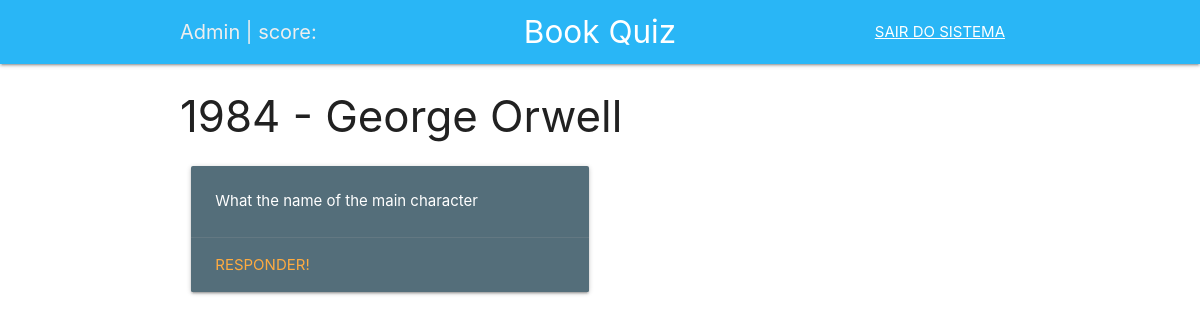
Page /questions/2 (signed in) on the earlier database version.
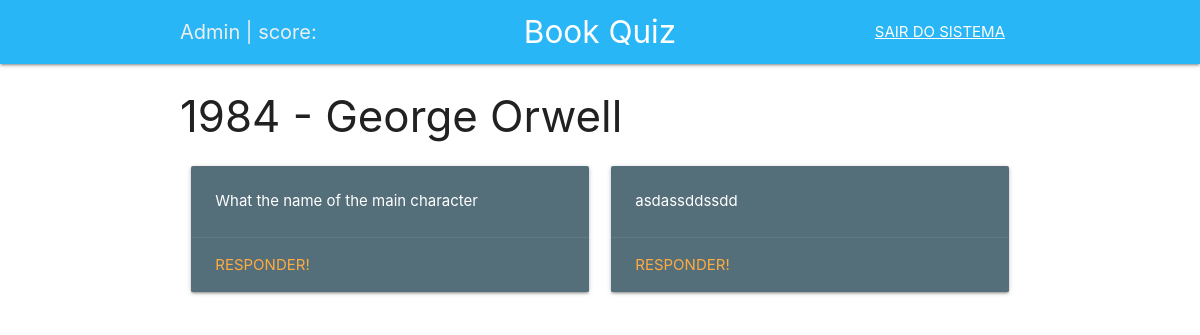
Same page on the later database version.
### game/models.py (models this page shows, shortened)
class Question(models.Model):
    book = models.ForeignKey(Book, on_delete=models.CASCADE,
                             related_name='questions')
    user = models.ForeignKey(User, on_delete=models.CASCADE)
    text = models.CharField(max_length=200)
    pub_date = models.DateTimeField(auto_now_add=True, blank=False)

### game/views.py (the view)
# urls.py: path('questions/<int:book_id>', views.questions, name='questions'),
@login_required
def questions(request, book_id):
    book = Book.objects.get(id=book_id)
    questions = book.questions.all()
    context = {'questions': questions, 'book': book}
    return render(request, 'game/questions.html', context)

### game/templates/game/questions.html
{% extends 'base.html' %}
{% block content %}
<div class="container">
  <h3>{{book.title}} - {{book.author}}</h3>
  {% if questions %}
  <div class="row">
    {% for question in questions %}
    <div class="col s6">
      <div class="card blue-grey darken-1">
        <div class="card-content white-text">
          <p>{{ question.text }}</p>
        </div>
        <div class="card-action">
          <a href="play/{{ question.id }}">Responder!</a>
        </div>
      </div>
    </div>
    {% endfor %}
  </div>
  {% else %}
  <div class="card-panel teal lighten-2">
   Nenhuma pergunta cadastrada para esse livro ainda.
  </div>
  {% endif %}
</div>
{% endblock content %}

Differences in the rows shown:
added Question: text "asdassddssdd"
